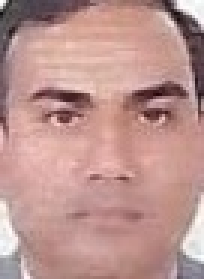
#> input picture passport_portrait_test.jpg, 68 x 93 px (shown 3 times larger); its folder holds only this picture in this run
$ python -i SecurityEngine.py   (imports and definitions only)
#> lines starting #> are read from the running program, lines starting #| are printed output that depends on the picture
import time
import tempfile
import os
from typing import Optional

from PIL import Image, ImageOps
import cv2
import numpy as np
from face_verification import FaceVerifier
from models.screening import ScreeningResult
from src.extractor.passport_face_extractor import extract_passport_face


# Import P1 document validator
try:
    from src.document_validator import validate_document
except ImportError:
    validate_document = None


class SecurityEngine:
    """
    Central TRINETRA orchestration layer.

    REAL mode:
        Uses Person 1's document-analysis pipeline.

    Demo modes:
        Provide deterministic UI/demo results.

   Face verification:
    Extracts the passport portrait using YuNet
    and compares it with the presented person's face
    using SFace.
    """

    demo_scenario: str = "REAL"
    face_verifier = None

    # [38 lines left out: functions _save_temp_image, _pil_to_cv2, not called in this run]
    @staticmethod
    def _normalize_document_orientation(
        img: Optional[Image.Image],
        ) -> Optional[Image.Image]:
        """
        Normalize a document image before screening.

        - Applies EXIF orientation if present.
        - Rotates portrait-oriented document images 90 degrees
        so the document is presented in landscape orientation.
        """
        if img is None:
            return None

        # Correct orientation metadata from phone/camera images.
        img = ImageOps.exif_transpose(img)

    # Passport/document pages are normally landscape.
    # Rotate images that are clearly taller than they are wide.
        if img.height > img.width:
            img = img.rotate(90, expand=True)

        return img
    @staticmethod
    def _basic_document_check(
        img: Optional[Image.Image]
    ) -> tuple[bool, str]:
        """
        Fast sanity check before expensive OCR processing.

        This is intentionally conservative:
        it rejects only obviously unsuitable images and
        does not attempt to prove that an image is a passport.
        """
        if img is None:
            return False, "No document image was provided."

        try:
            width, height = img.size

            # Reject extremely small images.
            if width < 300 or height < 200:
                return False, "Image resolution is too low for document screening."

        # Reject extreme aspect ratios.
            aspect_ratio = max(width, height) / min(width, height)

            if aspect_ratio > 3.0:
                return False, "Image dimensions are unsuitable for a passport document."

            return True, ""

        except Exception:
            return False, "Unable to inspect the uploaded document image."

    @staticmethod
    def analyze_document(
        passport_img: Optional[Image.Image],
        face_img: Optional[Image.Image] = None
    ) -> dict:
        """
        Main interface for the TRINETRA screening pipeline.
        """
        if SecurityEngine.demo_scenario != "REAL":
            return SecurityEngine._get_demo_result(face_img)

        passport_img = SecurityEngine._normalize_document_orientation(passport_img)

        return SecurityEngine._process_real(passport_img, face_img)
    # [33 lines left out: function _normalize_date, not called in this run]
    @staticmethod
    def _process_real(
        passport_img: Optional[Image.Image],
        face_img: Optional[Image.Image] = None
    ) -> dict:

        start_time = time.time()
        pass_path: Optional[str] = None
        stage_start = time.time()

        if passport_img is None:
            return SecurityEngine._create_insufficient_evidence_result(
                start_time,
                "Passport image was not provided."
            )
                # --------------------------------------------------
        # Fast document sanity check
        # --------------------------------------------------
        valid_image, check_reason = SecurityEngine._basic_document_check(
            passport_img
        )

        if not valid_image:
            return SecurityEngine._create_insufficient_evidence_result(
                start_time,
                check_reason
            )

        try:
            # --------------------------------------------------
            # 1. Save passport image for P1 disk-based pipeline
            # --------------------------------------------------

            pass_path = SecurityEngine._save_temp_image(
                passport_img
            )
            print(f"[PERF] Save image: {time.time() - stage_start:.2f}s")
            stage_start = time.time()

            # --------------------------------------------------
            # 2. Run Person 1 document pipeline
            # --------------------------------------------------

            if validate_document is None:
                raise ImportError(
                    "src.document_validator module is unavailable."
                )

            p1_result = validate_document(pass_path)
            print(f"[PERF] P1 document pipeline: {time.time() - stage_start:.2f}s")
            stage_start = time.time()

            if not isinstance(p1_result, dict):
                return SecurityEngine._create_insufficient_evidence_result(
                    start_time,
                    "Invalid output from document validator."
                )

            if p1_result.get("status") == "ERROR":
                reason = p1_result.get(
                    "reason",
                    "Document validation pipeline failed."
                )

                return SecurityEngine._create_insufficient_evidence_result(
                    start_time,
                    reason
                )
            # --------------------------------------------------
            # 3. Face verification
            # --------------------------------------------------
# --------------------------------------------------
# 3. Face verification
# --------------------------------------------------

            if face_img is None:
                face_res = {
                    "status": "NOT_PROVIDED",
                    "provided": False,
                    "match_score": None,
                    "is_match": None
                }

            else:
                try:
                    # Convert PIL images to OpenCV/NumPy arrays.
                    passport_array = SecurityEngine._pil_to_cv2(
                        passport_img
                    )
                    face_array = SecurityEngine._pil_to_cv2(
                        face_img
                    )

        # Extract the passport portrait using YuNet.
                    portrait_result = extract_passport_face(
                        passport_array
                    )

                    if portrait_result["status"] != "success":
                        print(
                            "[FACE] Passport portrait extraction failed: "
                            f"{portrait_result.get('message', 'Unknown error')}"
                        )

                        face_res = {
                            "status": "FAILED",
                            "provided": True,
                            "match_score": None,
                            "is_match": None
                        }

                    else:
            # Use only the extracted passport portrait
            # for SFace comparison.
                        passport_face = portrait_result["crop_array"]

            # Lazily initialize FaceVerifier.
                        if SecurityEngine.face_verifier is None:
                            SecurityEngine.face_verifier = FaceVerifier()

                        face_res = SecurityEngine.face_verifier.verify(
                            passport_face,
                            face_array
                        )

                except Exception as e:
                    print(
                        f"[FACE] Verification failed: {e}"
                    )

                    face_res = {
                        "status": "FAILED",
                        "provided": True,
                        "match_score": None,
                        "is_match": None
                    }

            # --------------------------------------------------
            # 4. Extract P1 results
            # --------------------------------------------------

            doc_data = p1_result.get("passport_data") or {}
            mrz_data = p1_result.get("mrz_data") or {}
            cross_val = p1_result.get("cross_validation") or {}
            tamper_data = p1_result.get("tamper") or {}

            # --------------------------------------------------
            # 5. Cross-validation results
            # --------------------------------------------------

            dob_match = False
            expiry_match = False

            cv_results = cross_val.get("results") or []

            if isinstance(cv_results, list):
                for item in cv_results:
                    if not isinstance(item, dict):
                        continue

                    field_name = str(
                        item.get("field", "")
                    ).lower()

                    match_value = bool(
                        item.get("match", False)
                    )

                    if field_name in {
                        "date_of_birth",
                        "dob"
                    }:
                        dob_match = match_value

                    elif field_name in {
                        "date_of_expiry",
                        "expiry_date",
                        "expiry"
                    }:
                        expiry_match = match_value

            # --------------------------------------------------
            # 6. MRZ validity + checksum information
            # --------------------------------------------------

            mrz_valid = bool(
                mrz_data.get("valid", False)
            )

            checks = mrz_data.get("checks")

            if isinstance(checks, dict):
                checksum_values = [
                    bool(value)
                    for value in checks.values()
                ]

                chk_total = len(checksum_values)
                chk_passed = sum(checksum_values)

            elif (
                "checksums_passed" in mrz_data
                and "total_checksums" in mrz_data
            ):
                chk_passed = int(
                    mrz_data["checksums_passed"]
                )

                chk_total = int(
                    mrz_data["total_checksums"]
                )

            else:
                chk_total = 1 if mrz_data else 0
                chk_passed = (
                    1
                    if mrz_valid
                    else 0
                )

            # Safety check for shared schema
            chk_passed = max(
                0,
                min(chk_passed, chk_total)
            )

            # --------------------------------------------------
            # 7. Tampering
            # --------------------------------------------------

            raw_tamper_score = float(
                tamper_data.get(
                    "tamper_score",
                    0.0
                )
            )

            # P1 score is 0-100.
            tamper_score_normalized = max(
                0.0,
                min(
                    1.0,
                    raw_tamper_score / 100.0
                )
            )

            tamper_detected = bool(
                tamper_data.get(
                    "tamper_suspected",
                    False
                )
            )

            anomalies = (
                tamper_data.get("reasons")
                or tamper_data.get("failed_checks")
                or []
            )

            if not isinstance(anomalies, list):
                anomalies = [str(anomalies)]

            # --------------------------------------------------
            # 8. OCR
            # --------------------------------------------------

            raw_ocr = p1_result.get(
                "ocr_texts",
                ""
            )

            if isinstance(raw_ocr, list):
                extracted_ocr_text = "\n".join(
                    str(text)
                    for text in raw_ocr
                )
            else:
                extracted_ocr_text = str(
                    raw_ocr
                )

            # P1 currently does not expose OCR confidence.
            # Do not invent a confidence value.
            raw_conf = p1_result.get(
                "ocr_confidence"
            )

            if raw_conf is None:
                ocr_conf = 0.0
            else:
                ocr_conf = max(
                    0.0,
                    min(
                        1.0,
                        float(raw_conf)
                    )
                )

            # --------------------------------------------------
            # 9. Deterministic risk assessment
            # --------------------------------------------------

            risk_score = 0
            evidence = []

            if not mrz_valid:
                risk_score += 35

                evidence.append(
                    "MRZ validation failed or checksum mismatch detected"
                )
            else:
                evidence.append(
                    "MRZ syntax and checksums verified"
                )

            if tamper_detected:
                risk_score += 40

                evidence.append(
                    "Image tampering suspected: "
                    + (
                        ", ".join(
                            str(a)
                            for a in anomalies
                        )
                        if anomalies
                        else "Forensic anomaly"
                    )
                )
            else:
                evidence.append(
                    "No tampering anomalies detected"
                )

            if (
                cross_val
                and not cross_val.get(
                    "all_match",
                    True
                )
            ):
                risk_score += 20

                evidence.append(
                    "Inconsistency detected between "
                    "document visual zone and MRZ"
                )

            # --------------------------------------------------
            # Risk level
            # --------------------------------------------------

            if risk_score >= 70:
                risk_level = "HIGH RISK"

                recommendation = (
                    "Secondary review recommended "
                    "before further processing"
                )

            elif risk_score >= 30:
                risk_level = "REVIEW"

                recommendation = (
                    "Additional verification recommended"
                )

            else:
                risk_level = "LOW RISK"

                recommendation = (
                    "Continue normal screening"
                )

            # --------------------------------------------------
            # 10. Build shared ScreeningResult
            # --------------------------------------------------

            result_dict = {
                "processing": {
                    "status": "SUCCESS",
                    "processing_time": round(
                        time.time() - start_time,
                        2
                    ),
                    "pipeline_version": "1.0"
                },

                "document_info": {
                    "document_type": str(
                        doc_data.get("document_type")
                        or doc_data.get("type")
                        or mrz_data.get("document_type")
                        or "PASSPORT"
                    ),

                    "issuing_country": str(
                        doc_data.get("country_code")
                        or doc_data.get("country")
                        or doc_data.get("issuing_country")
                        or mrz_data.get("issuing_country")
                        or "UNKNOWN"
                    ),

                    "document_number": str(
                        doc_data.get("passport_number")
                        or doc_data.get("document_number")
                        or mrz_data.get("passport_number")
                        or mrz_data.get("document_number")
                        or "UNKNOWN"
                    ),

                    "surname": str(
                        mrz_data.get("surname")
                        or doc_data.get("surname")
                        or "UNKNOWN"
                    ),

                    "given_names": str(
                        mrz_data.get("given_names")
                        or doc_data.get("given_names")
                        or doc_data.get("names")
                        or "UNKNOWN"
                    ),
                    "date_of_birth": SecurityEngine._normalize_date(
                        doc_data.get("date_of_birth")
                        or doc_data.get("dob")
                        or mrz_data.get("date_of_birth")
                    ),

                    "expiry_date": SecurityEngine._normalize_date(
                        doc_data.get("date_of_expiry")
                        or doc_data.get("expiry_date")
                        or mrz_data.get("expiry_date")
                    )
                },

                "ocr": {
                    "status": (
                        "SUCCESS"
                        if extracted_ocr_text.strip()
                        else "FAILED"
                    ),

                    "extracted_text": extracted_ocr_text,

                    "confidence_score": ocr_conf
                },

                "mrz": {
                    "status": (
                        "SUCCESS"
                        if mrz_data
                        else "FAILED"
                    ),

                    "is_valid": mrz_valid,

                    "dob_match": dob_match,

                    "expiry_match": expiry_match,

                    "checksums_passed": chk_passed,

                    "total_checksums": chk_total
                },

                "tampering": {
                    "status": (
                        "SUCCESS"
                        if tamper_data
                        else "FAILED"
                    ),

                    "tampering_detected": tamper_detected,

                    "tamper_score": tamper_score_normalized,

                    "anomalies": [
                        str(a)
                        for a in anomalies
                    ],

                    "regions": (
                        tamper_data.get("regions")
                        or []
                    )
                },

                "face_verification": face_res,

                "risk_assessment": {
                    "overall_score": min(
                        100,
                        risk_score
                    ),

                    "risk_level": risk_level,

                    "evidence": evidence,

                    "recommendation": recommendation
                }
            }
            print(f"[PERF] Result preparation: {time.time() - stage_start:.2f}s")
            # --------------------------------------------------
            # 11. Validate against shared Pydantic contract
            # --------------------------------------------------

            validated = ScreeningResult(
                **result_dict
            )
            print(f"[PERF] TOTAL: {time.time() - start_time:.2f}s")


            return validated.model_dump()

        except Exception as e:
            return SecurityEngine._create_insufficient_evidence_result(
                start_time,
                f"System error during analysis: {str(e)}"
            )

        finally:
            if (
                pass_path
                and os.path.exists(pass_path)
            ):
                os.remove(pass_path)

    @staticmethod
    def _create_insufficient_evidence_result(
        start_time: float,
        reason: str
    ) -> dict:

        result = {
            "processing": {
                "status": "INSUFFICIENT_EVIDENCE",
                "processing_time": round(
                    time.time() - start_time,
                    2
                ),
                "pipeline_version": "1.0"
            },

            "document_info": {
                "document_type": "PASSPORT",
                "issuing_country": "UNKNOWN",
                "document_number": "UNKNOWN",
                "surname": "UNKNOWN",
                "given_names": "UNKNOWN",
                "date_of_birth": None,
                "expiry_date": None
            },

            "ocr": {
                "status": "FAILED",
                "extracted_text": "",
                "confidence_score": 0.0
            },

            "mrz": {
                "status": "FAILED",
                "is_valid": False,
                "dob_match": False,
                "expiry_match": False,
                "checksums_passed": 0,
                "total_checksums": 0
            },

            "tampering": {
                "status": "INSUFFICIENT_EVIDENCE",
                "tampering_detected": False,
                "tamper_score": 0.0,
                "anomalies": [],
                "regions": []
            },

            "face_verification": {
                "status": "NOT_PROVIDED",
                "provided": False,
                "match_score": None,
                "is_match": None
            },

            "risk_assessment": {
                "overall_score": 0,
                "risk_level": "INSUFFICIENT EVIDENCE",
                "evidence": [reason],
                "recommendation": (
                    "Recapture document image "
                    "for further analysis"
                )
            }
        }

        validated = ScreeningResult(**result)

        return validated.model_dump()

    # [123 lines left out: function _get_demo_result, not called in this run]

>>> from PIL import Image
>>> picture = Image.open('passport_portrait_test.jpg')
#> picture is the input picture: PIL image 68x93 RGB; mean R, G, B 188.3, 148.4, 143.7
>>> result = SecurityEngine().analyze_document(picture)
#> in _normalize_document_orientation, `img = img.rotate(90, expand=True)`:
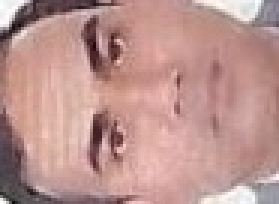
#> img: PIL image 93x68 RGB (shown 3 times larger); mean R, G, B 188.3, 148.4, 143.7
#> in _process_real, `valid_image, check_reason = SecurityEngine._basic_document_check( pass..`: valid_image = False
#> (the run stopped early here; a loop or call above may not have finished)
